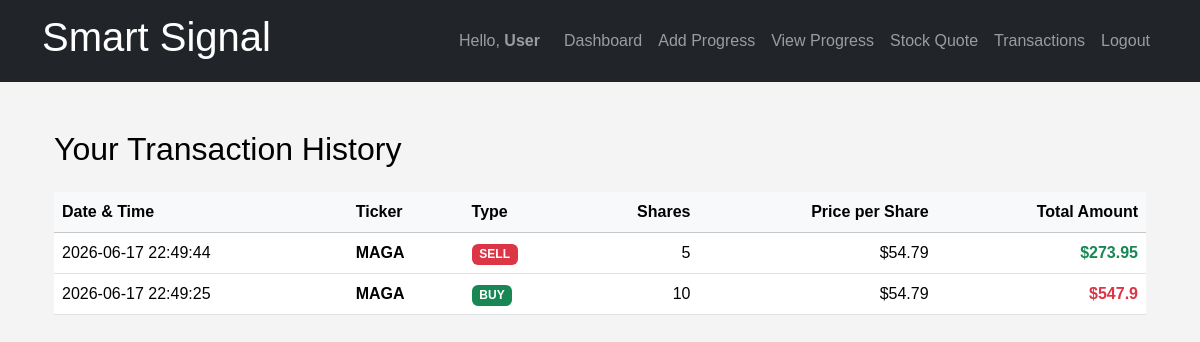
/transactions (signed in), run on the app's committed database.
### tables this page shows
CREATE TABLE Users (
    id INTEGER PRIMARY KEY AUTOINCREMENT,
    username TEXT NOT NULL UNIQUE,
    hashed_password TEXT NOT NULL,
    email TEXT NOT NULL UNIQUE,
    display_name TEXT
);

CREATE TABLE Transactions (
    id INTEGER PRIMARY KEY AUTOINCREMENT,
    user_id INTEGER NOT NULL,
    ticker TEXT NOT NULL,
    transaction_type TEXT CHECK(transaction_type IN ('BUY', 'SELL')),
    shares INTEGER NOT NULL,
    price_per_share REAL NOT NULL,
    total_amount REAL NOT NULL,
    timestamp TIMESTAMP DEFAULT CURRENT_TIMESTAMP,
    FOREIGN KEY (user_id) REFERENCES Users(id) ON DELETE CASCADE
);

### app.py (the view)
@app.route('/transactions')
@login_required
def transactions():
    try:
        with get_db_connection() as conn:
            cursor = conn.cursor()
            cursor.execute("""
                           SELECT t.id,
                                  t.ticker,
                                  t.transaction_type,
                                  t.shares,
                                  t.price_per_share,
                                  t.total_amount,
                                  t.timestamp,
                                  t.user_id
                           FROM Transactions t
                           WHERE t.user_id = ?
                           ORDER BY t.timestamp DESC
                           """, (current_user.id,))
            transactions = cursor.fetchall()
        return render_template('transactions.html',
                               transactions=transactions,
                               username=current_user.username)
    except Exception as e:
        print(f"Transactions error: {e}")
        flash('Error loading transaction history.', 'error')
        return redirect(url_for('dashboard'))

### app.py (called while the page is built)
@login_manager.user_loader
def load_user(user_id):
    try:
        with get_db_connection() as conn:
            cursor = conn.cursor()
            cursor.execute(
                'SELECT id, username FROM Users WHERE id = ?',
                (user_id,)
            )
            user = cursor.fetchone()  # get the first record from query result
        if user:
            return User(id=user['id'], username=user['username'])
        return None
    except Exception as e:
        print(f"Error loading user {user_id}: {e}")  # Replace with proper logging later
        return None

@contextmanager
def get_db_connection():
    conn = sqlite3.connect('database.db')
    conn.row_factory = sqlite3.Row  # Allows accessing columns by name
    try:
        yield conn  # keep connection open while actively accessing db
    finally:  # when finished
        conn.close()

### templates/transactions.html (shortened to what this page needs)
{% extends 'base.html' %}
{% block content %}
<div class="container mt-4">
    <h2 class="mb-4">Your Transaction History</h2>
    {% if transactions %}
    <div class="table-responsive">
        <table class="table table-hover align-middle">
            <thead class="table-light">
                <tr>
                    <th>Date & Time</th>
                    <th>Ticker</th>
                    <th>Type</th>
                    <th class="text-end">Shares</th>
                    <th class="text-end">Price per Share</th>
                    <th class="text-end">Total Amount</th>
                </tr>
            </thead>
            <tbody>
                {% for tx in transactions %}
                <tr>
                    <td>{{ tx.timestamp }}</td>
                    <td><strong>{{ tx.ticker }}</strong></td>
                    <td>
                        <span class="badge {% if tx.transaction_type == 'BUY' %}bg-success{% else %}bg-danger{% endif %}">
                            {{ tx.transaction_type }}
                        </span>
                    </td>
                    <td class="text-end">{{ tx.shares }}</td>
                    <td class="text-end">${{ tx.price_per_share | round(2) }}</td>
                    <td class="text-end">
                        <strong class="{% if tx.transaction_type == 'BUY' %}text-danger{% else %}text-success{% endif %}">
                            ${{ tx.total_amount | round(2) }}
                        </strong>
                    </td>
                </tr>
                {% endfor %}
            </tbody>
        </table>
    </div>
    {% else %}
        <div class="alert alert-info text-center py-5">
            <h5>No transactions yet</h5>
            <p>Your buy and sell history will appear here.</p>
            <a href="{{ url_for('stock_quote') }}" class="btn btn-primary">Start Trading</a>
        </div>
    {% endif %}
</div>
{% endblock %}

### templates/base.html (shortened to what this page needs)
<!DOCTYPE html>
<html lang="en">
<head>
    <link href="https://cdn.jsdelivr.net/npm/bootstrap@5.3.8/dist/css/bootstrap.min.css" rel="stylesheet">
    <link rel="stylesheet" href="{{ url_for('static', filename='styles.css') }}">
</head>
<body>
    <body>
        <nav class="navbar navbar-expand-lg navbar-dark bg-dark">
            <div class="container">
                <a class="navbar-brand" href="{{ url_for('dashboard') if current_user.is_authenticated else url_for('index') }}">
                    <h1>Smart Signal</h1>
                </a>
                <div class="navbar-nav ms-auto">
                    {% if not current_user.is_authenticated %}
                        <a class="nav-link" href="{{ url_for('register') }}">Register</a>
                        <a class="nav-link" href="{{ url_for('login') }}">Login</a>
                    {% else %}
                        <span class="navbar-text me-3">
                            Hello, <strong>{{ current_user.display_name or current_user.username }}</strong>
                        </span>
                        <a class="nav-link" href="{{ url_for('dashboard') }}">Dashboard</a>
                        <a class="nav-link" href="{{ url_for('add_progress') }}">Add Progress</a>
                        <a class="nav-link" href="{{ url_for('view_progress') }}">View Progress</a>
                        <a class="nav-link" href="{{ url_for('quote_stock') }}">Stock Quote</a>
                        <a class="nav-link" href="{{ url_for('transactions') }}">Transactions</a>
                        <a class="nav-link" href="{{ url_for('logoff') }}">Logout</a>
                    {% endif %}
                </div>
            </div>
        </nav>
    <content>
        <div class="container mt-4">
        {% block content %}
        {% endblock %}
    </div>
    </content>
</body>
</html>

### static/styles.css (style rules this page uses)
body { font-family: Arial, sans-serif; background-color: #f4f4f4; color:black; margin: 0; }
h1 { text-align: center; }
content { max-width: 800px; margin: 20px auto; padding: 0 20px; }

### data on the page
Users: username "User"
Transactions: timestamp "2026-06-17 22:49:44", ticker "MAGA", transaction_type "SELL", shares "5", price_per_share "54.79", total_amount "273.95"
Transactions: timestamp "2026-06-17 22:49:25", ticker "MAGA", transaction_type "BUY", shares "10", price_per_share "54.79", total_amount "547.9"
